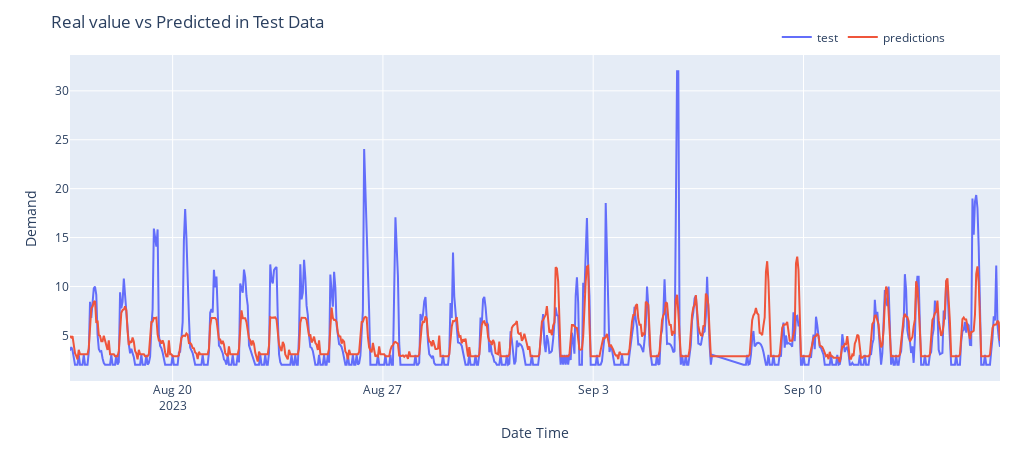

The notebook cell saved with this chart:
### Code cell
plotPredictions(X_test_dates[:30*24], y_pred[:30*24], y_test[:30*24])

### Figure 1 — Plotly figure (JSON) as saved in the notebook; plotly's stock layout.template omitted (floating-point values rounded to 4 significant figures; data arrays with more than 128 entries replaced by an {"elided": "..."} marker saying what was removed)
{"data": [{"mode": "lines", "name": "test", "type": "scatter", "x": {"elided": "720 str values"}, "y": {"elided": "720 float values"}}, {"mode": "lines", "name": "predictions", "type": "scatter", "x": {"elided": "720 str values"}, "y": {"elided": "720 float values"}}], "layout": {"height": 450, "legend": {"orientation": "h", "x": 0.76, "xanchor": "left", "y": 1.1, "yanchor": "top"}, "margin": {"b": 20, "l": 70, "r": 20, "t": 55}, "title": {"text": "Real value vs Predicted in Test Data"}, "width": 1020, "xaxis": {"title": {"text": "Date Time"}}, "yaxis": {"title": {"text": "Demand"}}}}
